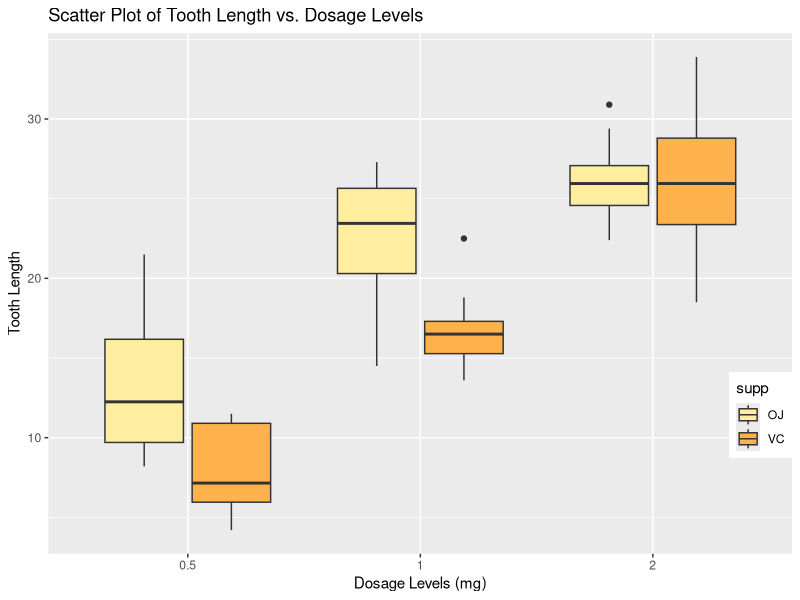

Recreate this plot in R. (Note: this script raises an error after producing the figure.)
## ---- chunk 1
knitr::opts_chunk$set(echo = TRUE)
## ---- chunk 2
library(ggplot2)
library(datasets)
library(gridExtra)
data("ToothGrowth")
ToothGrowth$dose <- factor(ToothGrowth$dose) # Convert dose to factor
## ---- chunk 3
ggplot(ToothGrowth,aes(dose,len)) + 
    geom_boxplot(aes(fill=supp)) + 
    scale_fill_brewer(palette="YlOrRd") +
    theme(legend.position=c(1,0.35),legend.justification=c(1,1)) + 
    labs(title="Scatter Plot of Tooth Length vs. Dosage Levels",x="Dosage Levels (mg)",y="Tooth Length")
## ---- chunk 4
dose_05_10 <- subset(ToothGrowth, dose %in% c(0.5, 1.0))
dose_05_20 <- subset(ToothGrowth, dose %in% c(0.5, 2.0))
dose_10_20 <- subset(ToothGrowth, dose %in% c(1.0, 2.0))
## ---- chunk 5
t.test(len ~ dose, paired = F, var.equal = F, data = dose_05_10)
t.test(len ~ dose, paired = F, var.equal = F, data = dose_05_20)
t.test(len ~ dose, paired = F, var.equal = F, data = dose_10_20)
## ---- chunk 6
t.test(len ~ supp, paired = F, var.equal = F, data = ToothGrowth)
